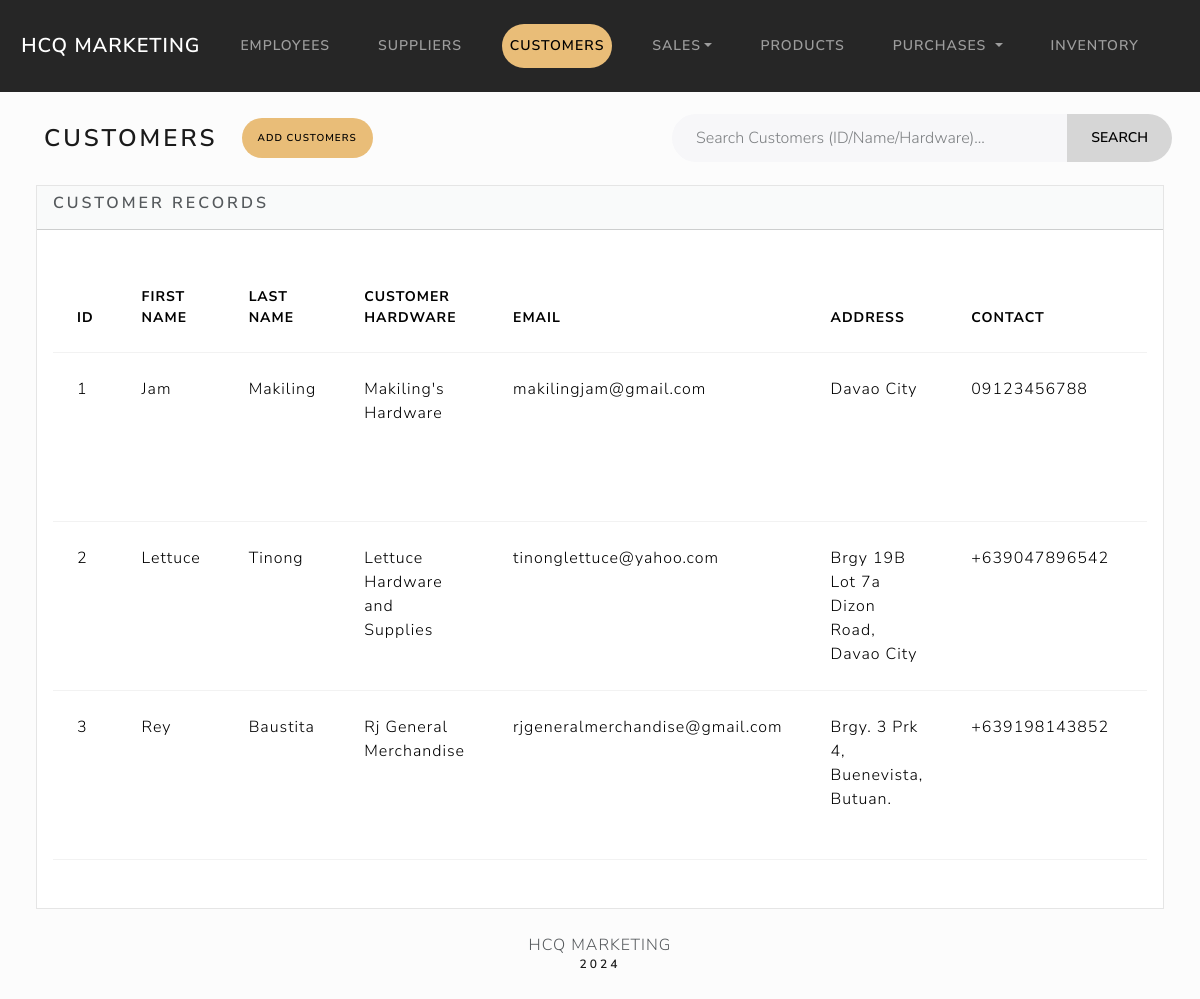
The app's page /customers/index with its own data.
### customers/models.py (models this page shows, shortened)
class Customer(models.Model):
    CUSTOMER_START_BY = [
        ('Office', 'Office'),
        ('Agent', 'Agent'),
    ]
    Customer_Status = [
        ('Active', 'Active'),
        ('Inactive', 'Inactive'),
    ]
    first_name = models.CharField(max_length=50)
    last_name = models.CharField(max_length=50)
    customer_hardware = models.CharField(max_length=50)
    email = models.EmailField(max_length=100)
    address = models.CharField(max_length=100)
    contact_num = models.CharField(max_length=15)
    dateStart = models.DateField("Date Started")
    startBy = models.CharField(max_length=10, choices=CUSTOMER_START_BY)  # figure this out
    dateEdit = models.DateTimeField(default=timezone.now)
    status = models.CharField(max_length=20, choices=Customer_Status, default='Active')

### customers/views.py (the view)
# urls.py: path('customers/index', views.index, name='customers_index'),  # Home page that lists customers
def index(request):
    search_query = request.GET.get('search', '')
    if search_query:
        customers = Customer.objects.filter(
            Q(id__icontains=search_query) |
            Q(first_name__icontains=search_query) |
            Q(last_name__icontains=search_query) |
            Q(customer_hardware__icontains=search_query)
        ).order_by('id')
        results_count = customers.count()
        messages.info(request, f"{results_count} result(s) found for '{search_query}'.")
    else:
        customers = Customer.objects.all().order_by('id')
        results_count = 0
    return render(request, 'customers/index.html', {
        'customers': customers,
        'results_count': results_count
    })

### customers/templates/customers/index.html (shortened to what this page needs)
{% extends "base.html" %}
{% block body %}
<div class="d-flex justify-content-between align-items-center m-3">
    <div class="d-flex align-items-center">
        <h3 class="m-3">Customers</h3>
        <a href="{% url 'add_customer' %}" class="btn btn-add btn-sm ms-2">Add Customers</a>
    </div>
    <form method="get" action="" class="d-flex ms-auto" style="width: 500px;">
        <div class="input-group">
            <input type="text" class="form-control" placeholder="Search Customers (ID/Name/Hardware)..." name="search" style="border-radius: 30px 0 0 30px;">
            <button class="btn btn-search" type="submit" style="border-radius: 0 30px 30px 0;">Search</button>
        </div>
    </form>
</div>
<div class = "row">
    <div class = "col-12">
        {% if customers %}
        <div class="card bg-light ms-4 me-4 mb-4">
            <div class="card-header">
                <h5 class="card-title">Customer Records</h5>
            </div>
            <div class="card-body">
                <p class="card-text">
                    <div class ="table-responsive">
                        <table class="table table-hover">
                            <thead>
                            <tr>
                                <th scope="col">ID</th>
                                <th scope="col">First Name</th>
                                <th scope="col">Last Name</th>
                                <th scope="col">Customer Hardware</th>
                                <th scope="col">Email</th>
                                <th scope="col">Address</th>
                                <th scope="col">Contact</th>
                                <th scope="col">Date Started</th>
                            </tr>
                            </thead>
                            <tbody>
                                {% for customer in customers %}
                                    <tr>
                                        <td>{{ customer.id}}</td>
                                        <td>{{ customer.first_name}}</td>
                                        <td>{{ customer.last_name}}</td>
                                        <td>{{ customer.customer_hardware}}</td>
                                        <td>{{ customer.email}}</td>
                                        <td>{{ customer.address}}</td>
                                        <td>{{ customer.contact_num}}</td>
                                        <td>{{ customer.dateStart}}</td>
                                {% endfor %}
                            </tbody>
                        </table>
                    </div>
                </p>
            </div>
        </div>
        {% else %}
            <h5 class = "alert alert-primary ms-4 me-4"> No Customer Records </h5>
        {% endif %}
    </div>
</div>
</div>
{% endblock %}

### index/static/css/custom-styles.css (style rules this page uses)
.btn { border-radius: 50px; }
.btn-add { --bs-btn-bg: #E9BD78 !important; --bs-bg-opacity: 1 !important; --bs-btn-border-color: #E9BD78 !important; --bs-btn-color: #000 !important; }
.btn-search { --bs-btn-bg: #D6D6D6 !important; --bs-bg-opacity: 1 !important; --bs-btn-border-color: #D6D6D6 !important; --bs-btn-color: #000 !important; }

### records on screen
Customer: id "1", first_name "Jam", last_name "Makiling", customer_hardware "Makiling's Hardware", email "makilingjam@gmail.com", address "Davao City", contact_num "09123456788"
Customer: id "2", first_name "Lettuce", last_name "Tinong", customer_hardware "Lettuce Hardware and Supplies", email "tinonglettuce@yahoo.com", address "Brgy 19B Lot 7a Dizon Road, Davao City", contact_num "+639047896542"
Customer: id "3", first_name "Rey", last_name "Baustita", customer_hardware "Rj General Merchandise", email "rjgeneralmerchandise@gmail.com", address "Brgy. 3 Prk 4, Buenevista, Butuan.", contact_num "+639198143852"
